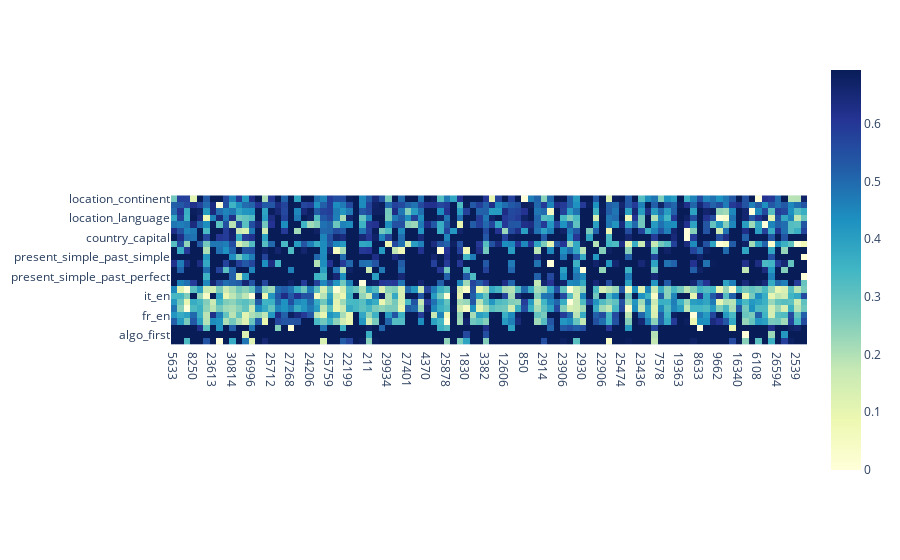

Notebook code cell kept with this figure:
### Code cell
import plotly.express as px
import pandas as pd
import numpy as np

normalized_losses = {}
drop_ids = [features.index(feature) for feature in drop_features]

features_dropped = [feature for feature in features if feature not in drop_features]

for task_name, losses in task_losses_positive.items():
    base_loss = losses[1]
    losses = losses[0]
    losses = np.array(losses)
    losses = np.delete(losses, drop_ids)


    losses = np.minimum(losses, base_loss * 1.5)

    losses = (losses - base_loss) / base_loss
    
    max_loss = np.max(losses)
    min_loss = np.min(losses)

    losses = (losses - min_loss) / ((max_loss - min_loss) + 1e-6)
    
    # mean_loss = np.mean(losses - base_loss)

    # base_acc = losses[1][1]

    # accs = [base_acc - loss[1] for loss in losses[0]]
    normalized_losses[task_name] = losses


heatmap = np.zeros((len(task_names), len(features_dropped)))

for i, task_name in enumerate(task_names):
    for j, feature in enumerate(features_dropped):
        heatmap[i, j] = normalized_losses[task_name][j]

# heatmap /= np.mean(heatmap, axis=0, keepdims=True)



# heatmap = np.where(heatmap > 0, np.log(heatmap), -10)
# heatmap[np.isnan(heatmap)] = np.min(heatmap[np.isfinite(heatmap)])
# heatmap[np.isinf(heatmap)] = np.max(heatmap[np.isfinite(heatmap)])

# heatmap = np.clip(heatmap, -5, 5)

heatmap = np.log(heatmap + 1)


fig = px.imshow(heatmap, x=[str(x) for x in features_dropped], y=task_names, color_continuous_scale='YlGnBu')

fig.show()

### Figure 1 — Plotly figure (JSON) as saved in the notebook; plotly's stock layout.template omitted (floating-point values rounded to 4 significant figures; data arrays with more than 128 entries replaced by an {"elided": "..."} marker saying what was removed)
{"data": [{"coloraxis": "coloraxis", "hovertemplate": "x: %{x}<br>y: %{y}<br>color: %{z}<extra></extra>", "name": "0", "type": "heatmap", "x": ["5633", "16415", "7714", "8250", "7739", "572", "23613", "9790", "19515", "30814", "22113", "6756", "16996", "16490", "6765", "25712", "22136", "6780", "27268", "27270", "19592", "24206", "19097", "1181", "25759", "32417", "3757", "22199", "27832", "15554", "211", "26331", "17636", "29934", "14086", "9991", "27401", "6413", "5392", "4370", "9488", "14612", "25878", "1818", "16671", "1830", "18218", "26924", "3382", "19260", "8508", "12606", "20805", "23374", "850", "24925", "4448", "2914", "11618", "17761", "23906", "5991", "18285", "2930", "18803", "2931", "22906", "6013", "9600", "25474", "32643", "10633", "23436", "3476", "18840", "7578", "30618", "24993", "19363", "11173", "2992", "8633", "16313", "8125", "9662", "7106", "7114", "16340", "29144", "9178", "6108", "10720", "18400", "26594", "25056", "25576", "2539", "15356"], "xaxis": "x", "y": ["location_continent", "football_player_position", "location_religion", "location_language", "person_profession", "location_country", "country_capital", "person_language", "singular_plural", "present_simple_past_simple", "antonyms", "plural_singular", "present_simple_past_perfect", "present_simple_gerund", "en_it", "it_en", "en_fr", "en_es", "fr_en", "es_en", "algo_last", "algo_first", "algo_second"], "yaxis": "y", "z": {"elided": "23x98 float values"}}], "layout": {"coloraxis": {"colorscale": [[0, "rgb(255,255,217)"], [0.125, "rgb(237,248,177)"], [0.25, "rgb(199,233,180)"], [0.375, "rgb(127,205,187)"], [0.5, "rgb(65,182,196)"], [0.625, "rgb(29,145,192)"], [0.75, "rgb(34,94,168)"], [0.875, "rgb(37,52,148)"], [1, "rgb(8,29,88)"]]}, "margin": {"t": 60}, "xaxis": {"anchor": "y", "constrain": "domain", "domain": [0, 1], "scaleanchor": "y"}, "yaxis": {"anchor": "x", "autorange": "reversed", "constrain": "domain", "domain": [0, 1]}}}
